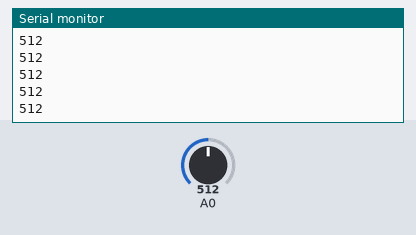
Recording of a sketch running on a simulated Arduino Uno, built with avr-gcc and run on an emulated ATmega328P. Parts: the last lines printed to the serial monitor. Inputs (shaded band) come from the test bench; at power-on: A0 = 512.

Above: at 1.2 s.
1.3 s: A0 set to 716
At 2.0 s:
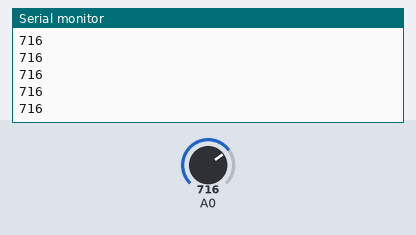
2.8 s: A0 set to 900
At 3.8 s:
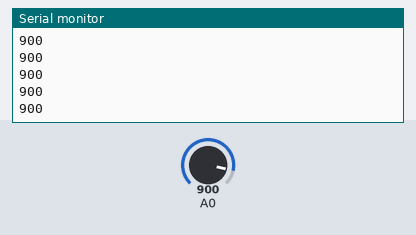
Timing chart, 0 to 5.8 s (numbered marks = the images above; inputs shaded):
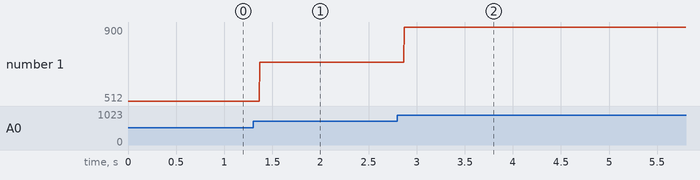

The sketch:

potentiometerBasic.ino
```cpp
void setup() {
  pinMode(A0, INPUT);
  Serial.begin(9600);

}

void loop() {
  int potVal = analogRead(A0);
  Serial.println(potVal);

}
```

Measured:
- after the input at 1.3 s, the serial monitor: prints a new line after 0.07 s (image 1)
- after the input at 2.8 s, the serial monitor: prints a new line after 0.07 s (image 2)
- plotted number 1: 512 → 716 after the input at 1.3 s, 716 → 900 after the input at 2.8 s
